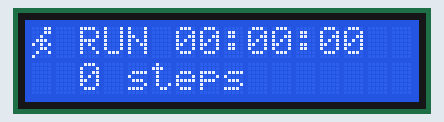
Simulated run of this sketch. Board: Arduino Uno, built with avr-gcc and run on an emulated ATmega328P. Shown: 16×2 character LCD.

Above: at 0.26 s.
At 0.83 s:
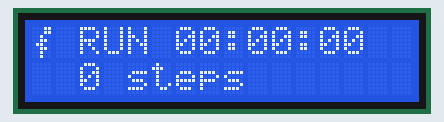
At 10.08 s:
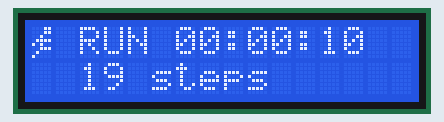
At 19.91 s:
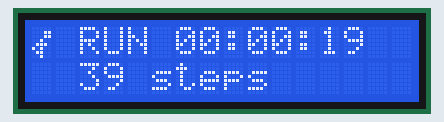
At 29.64 s:
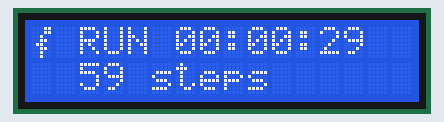
At 39.72 s:
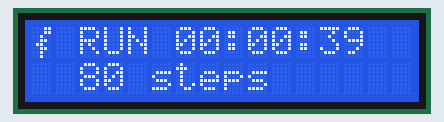

The sketch:

lcd_runner.ino
```cpp
// Shows a running figure in the LCD's first cell for as long as the Arduino keeps running.
#include <Wire.h>
#include <LiquidCrystal_I2C.h>
#include <TaskScheduler.h>

const byte LCD_ADDR = 0x27;
const unsigned long START_MS = 320, FRAME_MS = 120, SPEEDUP_MS = 20;

byte POSES[4][8] = {
  {0b00011, 0b00011, 0b00100, 0b01110, 0b10101, 0b00110, 0b01001, 0b10000},
  {0b00000, 0b00011, 0b00011, 0b00100, 0b01110, 0b10100, 0b01100, 0b00100},
  {0b00011, 0b00011, 0b00100, 0b00110, 0b01100, 0b00110, 0b00100, 0b00100},
  {0b00011, 0b00011, 0b00100, 0b01111, 0b10100, 0b00111, 0b01000, 0b10000},
};

LiquidCrystal_I2C lcd(LCD_ADDR, 16, 2);
Scheduler runner;
byte pose = 0;
unsigned long steps = 0;

void nextPose();
Task tPose(START_MS, TASK_FOREVER, &nextPose, &runner, true);

void showStatus() {
  unsigned long s = millis() / 1000;
  char line[15];
  snprintf(line, sizeof line, "RUN %02lu:%02lu:%02lu", s / 3600, s / 60 % 60, s % 60);
  lcd.setCursor(2, 0);
  lcd.print(line);
  snprintf(line, sizeof line, "%lu steps", steps);
  lcd.setCursor(2, 1);
  lcd.print(line);
}

void nextPose() {
  if (tPose.getInterval() > FRAME_MS) tPose.setInterval(tPose.getInterval() - SPEEDUP_MS);
  lcd.setCursor(0, 0);
  lcd.write(pose);
  pose = (pose + 1) % 4;
  if (pose == 0) {
    steps++;
    showStatus();
  }
}

void setup() {
  Serial.begin(115200);
  Wire.begin();
  Wire.beginTransmission(LCD_ADDR);
  if (Wire.endTransmission() != 0) {
    for (byte a = 1; a < 127; a++) {
      Wire.beginTransmission(a);
      if (Wire.endTransmission() == 0) {
        Serial.print(F("LCD_ADDR을 0x"));
        Serial.print(a, HEX);
        Serial.println(F("로 바꾸세요"));
      }
    }
  }
  lcd.init();
  lcd.backlight();
  for (byte i = 0; i < 4; i++) lcd.createChar(i, POSES[i]);
  lcd.clear();
  showStatus();
}

void loop() { runner.execute(); }
```
